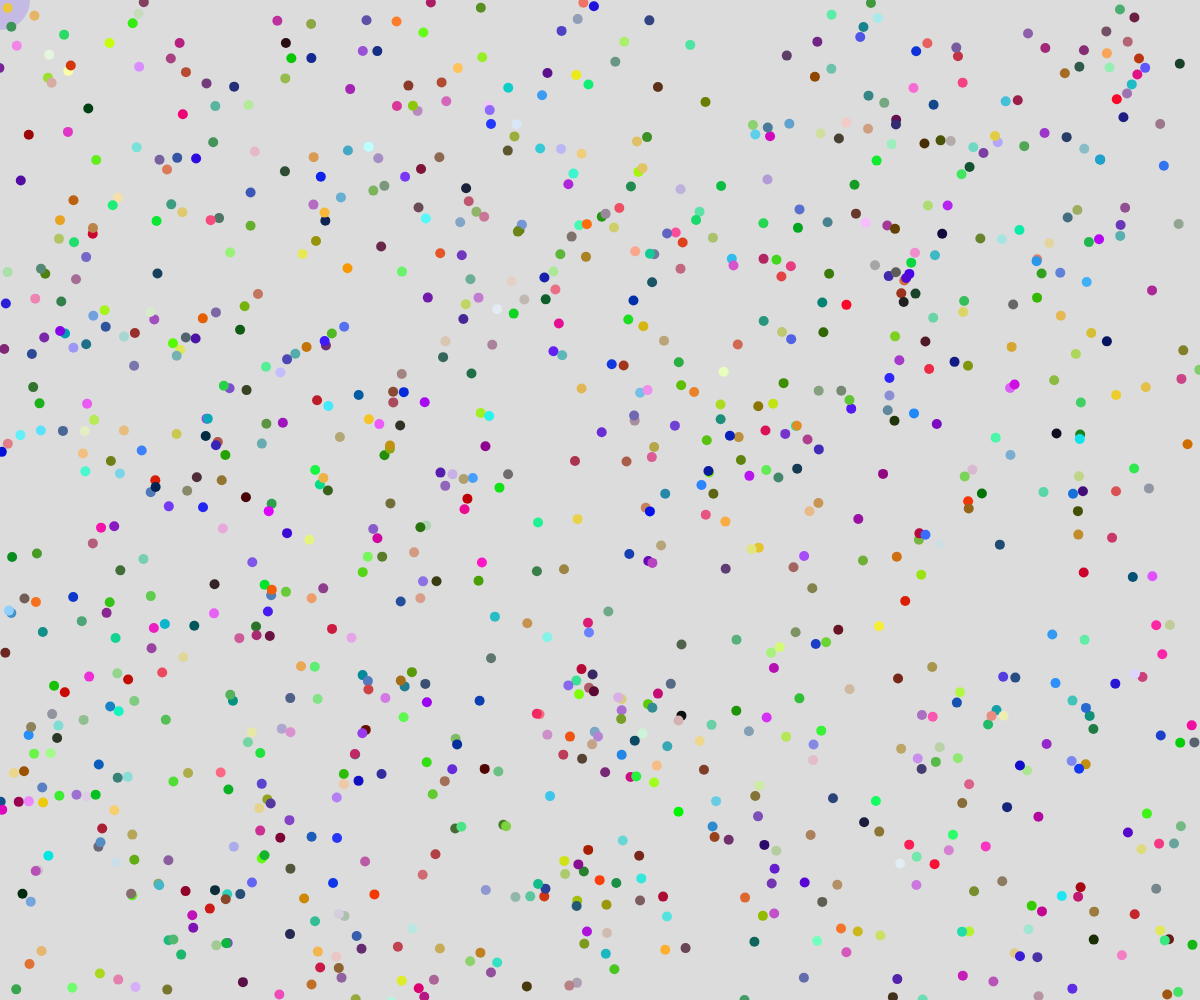
Frame 1 (no input)
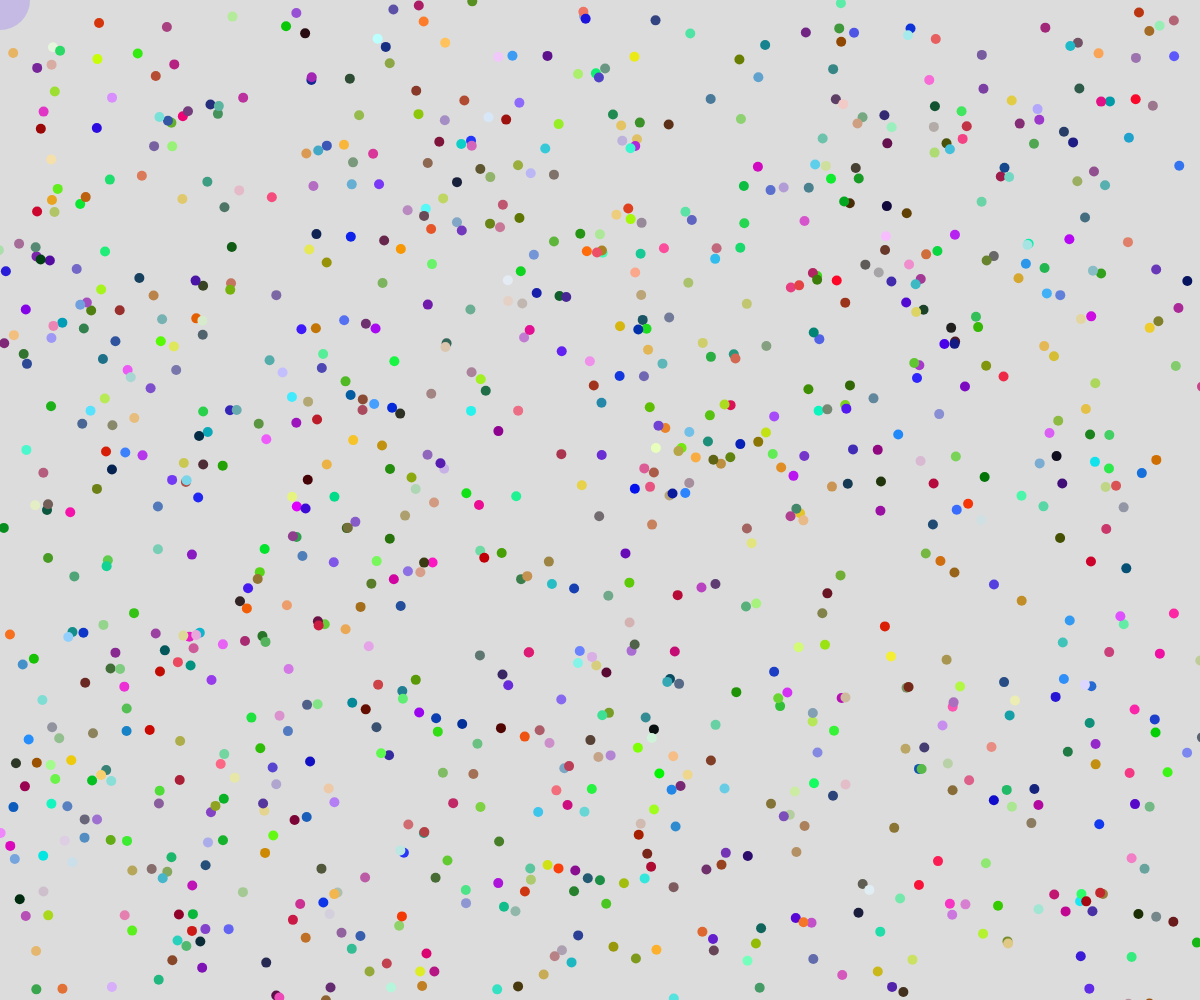
Frame 60 (no input)
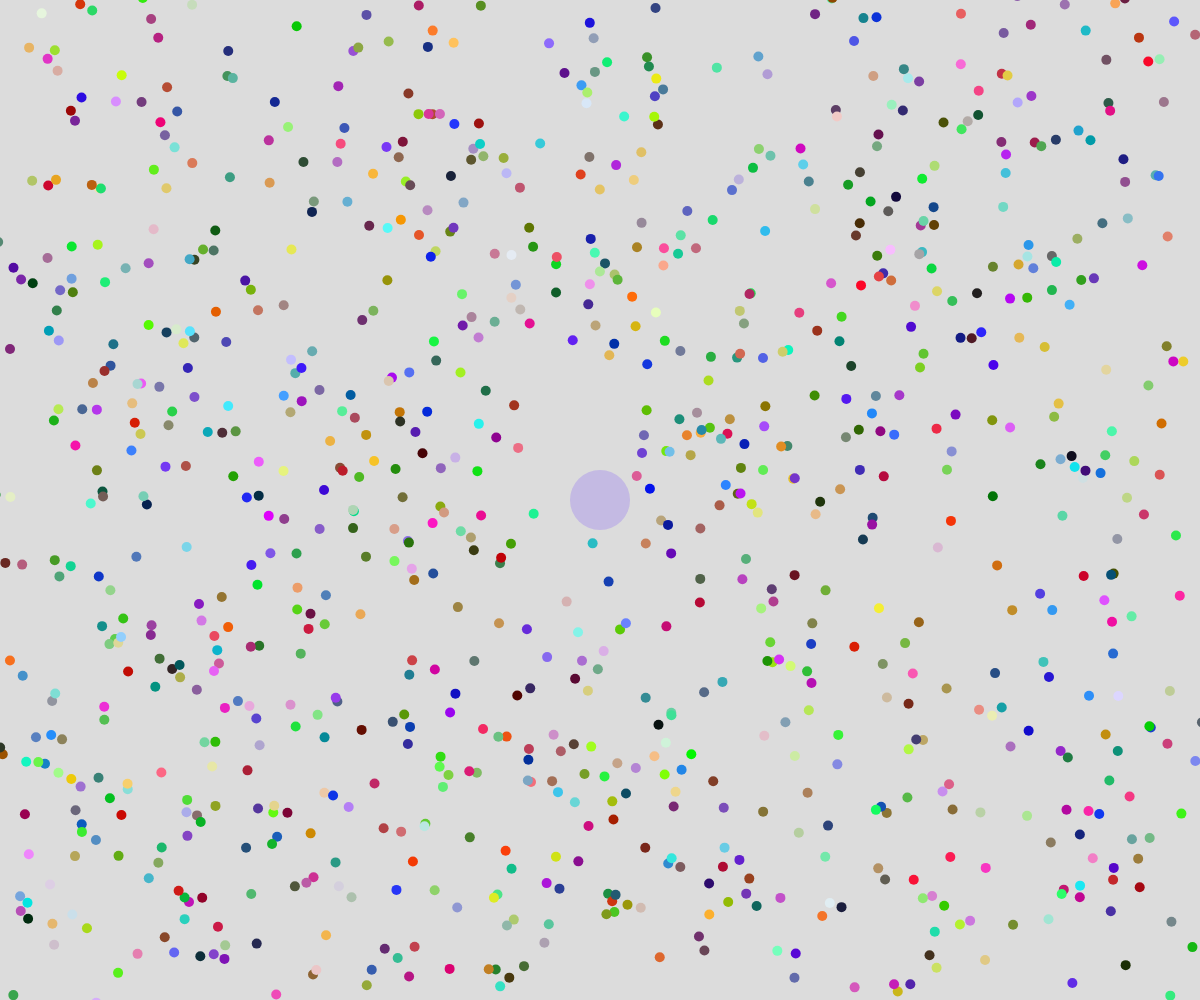
Frame 120 (the mouse pressed at the canvas centre since frame 60)

The p5.js sketch that drew these frames (run headless with seeded random() and noise() and a simulated clock; from frame 60 on, the mouse is pressed at the canvas centre):

// p5.js sketch
// ── sketch.js
// Classes and objects (random walkers)
// Fahad Hussain
// 14-3-2025
// first look at working with multiple objects

let singleWalker;
let walkers = [];
const NUM_WALKERS = 1000;

function setup() {
  createCanvas(windowWidth, windowHeight);
  singleWalker = new Walker(100, 150, "green");
  initWalkers();
  noStroke();
}

function initWalkers(){
  //create a bunch of walker objects, put in array
  for(let i = 0; i<NUM_WALKERS; i++){
    let c = color(random(255),random(255),random(255));
    let w = new Walker(random(width), random(height), c);
    walkers.push(w);
  }
}

function draw() {
  background(220);
  //singleWalker.display();
  //singleWalker.move();
  // for(let currentWalker of walkers){ //loop by item //but doesnt let remove any objects
  //   currentWalker.move();
  //   currentWalker.display();
  // }
  fill(100, 50, 255,50);
  circle(mouseX, mouseY, 60);

  for(let i =0; i<walkers.length; i++){
    let w = walkers[i];
    w.move();
    w.display();

    //Ask if the current object is close to the mouse
    if(dist(w.x, w.y, mouseX, mouseY)< 30){
      // to delete from an arbitrary point in array: splice()
      walkers.splice(i,1);
    }
  }
}

class Walker{
  //1. Constructor
  constructor(x,y,c){
    this.x = x; this.y = y; this.c= c;
    this.speed = random(2,10);
    this.size = 10;
  }

  //2. class methods
  display(){ //render the walker to the screen
    rectMode(CENTER);
    fill(this.c);
    circle(this.x, this.y, this.size);
  }

  move(){
    //equally likely chance of ↑ ↓ → ←
    let choice = floor(random(4)); //0 - 3.9999
    switch(choice){
      case 0: //LEFT
        this.x -= this.speed;  break;
      case 1:  //RIGHT
        this.x += this.speed;  break;
      case 2:  //UP
        this.y -= this.speed;  break;
      case 3: //DOWN
        this.y += this.speed;  break;
    }
  }
}
